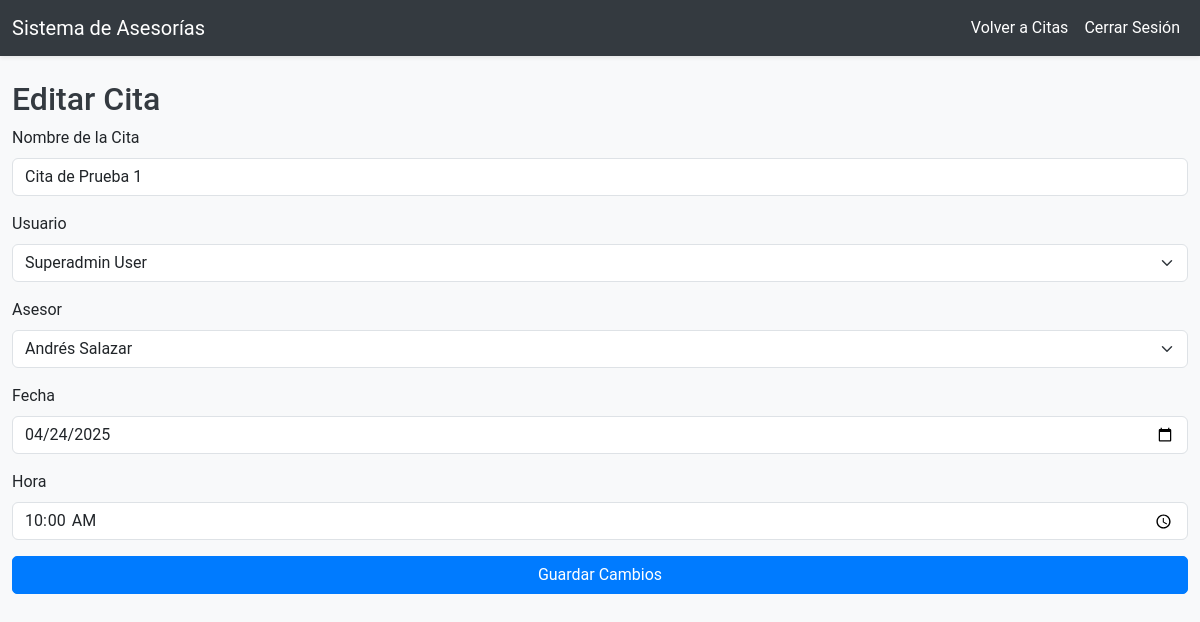
Screenshot of /editar_cita.php?id_cita=1 (signed in) with the database file from the repository.
### tables this page shows
CREATE TABLE `citas` (
  `id_cita` int(11) NOT NULL,
  `nombre` varchar(50) NOT NULL,
  `documento_usuario` varchar(10) NOT NULL,
  `asesor_id` int(11) NOT NULL,
  `fecha` date NOT NULL,
  `hora` time NOT NULL
);

CREATE TABLE `usuarios` (
  `documento` varchar(11) NOT NULL,
  `nombres` varchar(40) NOT NULL,
  `telefono` varchar(20) NOT NULL,
  `email` varchar(150) NOT NULL,
  `clave` varchar(255) NOT NULL,
  `id_empresa` int(11) NOT NULL,
  `id_rol` int(11) NOT NULL
);

CREATE TABLE `asesores` (
  `id_asesor` int(11) NOT NULL,
  `nombre` varchar(40) NOT NULL,
  `especialidad` varchar(250) NOT NULL,
  `cod_barra` varchar(500) NOT NULL,
  `id_empresa` int(11) NOT NULL
);

### editar_cita.php (the view, shortened to what this page needs)
<?php
$host = '127.0.0.1';
$db = 'estilo_personal_hombres';
$user = 'root';
$pass = '';
$charset = 'utf8mb4';
$dsn = "mysql:host=$host;dbname=$db;charset=$charset";
$options = [
    PDO::ATTR_ERRMODE => PDO::ERRMODE_EXCEPTION,
    PDO::ATTR_DEFAULT_FETCH_MODE => PDO::FETCH_ASSOC,
    PDO::ATTR_EMULATE_PREPARES => false,
];
try {
    $pdo = new PDO($dsn, $user, $pass, $options);
} catch (PDOException $e) {
    die("Error de conexión: " . $e->getMessage());
}
$licencia_vencida = false;
$id_cita = $_GET['id_cita'] ?? null;
$stmt = $pdo->prepare("SELECT * FROM citas WHERE id_cita = ?");
$stmt->execute([$id_cita]);
$cita = $stmt->fetch();
$usuarios = $pdo->query("SELECT documento, nombres FROM usuarios")->fetchAll();
$asesores = $pdo->query("SELECT id_asesor, nombre FROM asesores")->fetchAll();
?>
<!DOCTYPE html>
<html lang="es">
<head>
    <link href="css/bootstrap.min.css" rel="stylesheet">
    <link href="css/estilo.css" rel="stylesheet">
</head>
<body>
    <nav class="navbar navbar-expand-lg navbar-light bg-light shadow-sm">
        <div class="container">
            <a class="navbar-brand" href="#">Sistema de Asesorías</a>
            <div class="navbar-nav ms-auto">
                <a class="nav-link" href="citas.php">Volver a Citas</a>
                <a class="nav-link" href="logout.php">Cerrar Sesión</a>
            </div>
        </div>
    </nav>
    <div class="container mt-4">
        <h2>Editar Cita</h2>
        <form method="POST">
            <div class="mb-3">
                <label for="nombre" class="form-label">Nombre de la Cita</label>
                <input type="text" class="form-control" id="nombre" name="nombre" value="<?php echo htmlspecialchars($cita['nombre']); ?>" required
                       <?php if ($licencia_vencida && $_SESSION['rol'] === 'Admin') echo 'disabled'; ?>>
            </div>
            <div class="mb-3">
                <label for="documento_usuario" class="form-label">Usuario</label>
                <select class="form-select" id="documento_usuario" name="documento_usuario" required
                        <?php if ($licencia_vencida && $_SESSION['rol'] === 'Admin') echo 'disabled'; ?>>
                    <?php foreach ($usuarios as $usuario): ?>
                        <option value="<?php echo htmlspecialchars($usuario['documento']); ?>"
                                <?php if ($usuario['documento'] == $cita['documento_usuario']) echo 'selected'; ?>>
                            <?php echo htmlspecialchars($usuario['nombres']); ?>
                        </option>
                    <?php endforeach; ?>
                </select>
            </div>
            <div class="mb-3">
                <label for="asesor_id" class="form-label">Asesor</label>
                <select class="form-select" id="asesor_id" name="asesor_id" required
                        <?php if ($licencia_vencida && $_SESSION['rol'] === 'Admin') echo 'disabled'; ?>>
                    <?php foreach ($asesores as $asesor): ?>
                        <option value="<?php echo htmlspecialchars($asesor['id_asesor']); ?>"
                                <?php if ($asesor['id_asesor'] == $cita['asesor_id']) echo 'selected'; ?>>
                            <?php echo htmlspecialchars($asesor['nombre']); ?>
                        </option>
                    <?php endforeach; ?>
                </select>
            </div>
            <div class="mb-3">
                <label for="fecha" class="form-label">Fecha</label>
                <input type="date" class="form-control" id="fecha" name="fecha" value="<?php echo htmlspecialchars($cita['fecha']); ?>" required
                       min="<?php echo date('Y-m-d'); ?>"
                       <?php if ($licencia_vencida && $_SESSION['rol'] === 'Admin') echo 'disabled'; ?>>
            </div>
            <div class="mb-3">
                <label for="hora" class="form-label">Hora</label>
                <input type="time" class="form-control" id="hora" name="hora" value="<?php echo htmlspecialchars($cita['hora']); ?>" required
                       <?php if ($licencia_vencida && $_SESSION['rol'] === 'Admin') echo 'disabled'; ?>>
            </div>
            <div class="d-grid">
                <button type="submit" class="btn btn-primary"
                        <?php if ($licencia_vencida && $_SESSION['rol'] === 'Admin') echo 'disabled'; ?>>Guardar Cambios</button>
            </div>
        </form>
    </div>
</body>
</html>

### css/estilo.css (style rules this page uses)
body { background-color: #f8f9fa; font-family: 'Roboto', sans-serif; }
.navbar { background-color: #343a40 !important; }
.navbar-brand, .nav-link { color: #ffffff !important; }
h2, h3, h4 { color: #343a40; }
.btn-primary { background-color: #007bff; border-color: #007bff; border-radius: 5px; }
.container { max-width: 1200px; }

### rows the page displays
citas: nombre "Cita de Prueba 1", documento_usuario "Superadmin User", asesor_id "Andrés Salazar", fecha "04/24/2025", hora "10:00:00"
